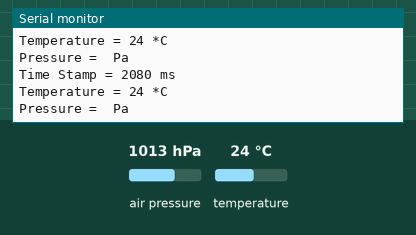
Simulated run of this sketch. Board: Arduino Uno, built with avr-gcc and run on an emulated ATmega328P. Parts: the last lines printed to the serial monitor. The test bench sets the inputs (shaded band); at power-on: temperature 24 °C, air pressure 1013 hPa.

Above: at 2.8 s.
2.9 s: temperature set to 12 °C
At 5.4 s:
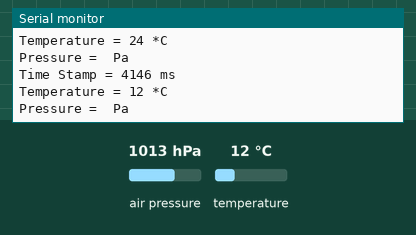
5.7 s: temperature set to 19 °C
At 7.1 s:
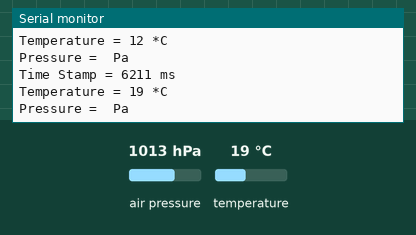
Timing chart, 0 to 8.7 s (numbered marks = the images above; inputs shaded):
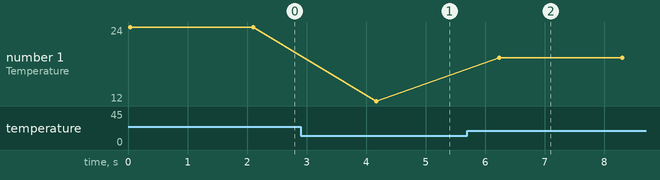

The sketch:

Teensy_BMP.ino
```cpp
#include <Wire.h>
#include <SPI.h>
#include <Adafruit_BMP280.h>

#define BMP_SCK  (13)
#define BMP_MISO (12)
#define BMP_MOSI (11)
#define BMP_CS   (10)

//Adafruit_BMP280 bmp(BMP_CS);
Adafruit_BMP280 bmp(BMP_CS, BMP_MOSI, BMP_MISO,  BMP_SCK);
uint32_t timeStartup = 0;

typedef struct bmpData {
  uint32_t timeStamp;
  int32_t raw_tFine;
  int64_t raw_p;
} bmpData_t;


void setup() {
  Serial.begin(9600);
  Serial.println(F("BMP280 Teensy test"));

  if(!bmp.begin(BMP280_ADDRESS_ALT, BMP280_CHIPID)) {
    Serial.println(F("Could not connect to BMP280 :( sadge"));

    while (1) delay(10);
  }

  bmp.setSampling(Adafruit_BMP280::MODE_NORMAL,     /* Operating Mode. */
                  Adafruit_BMP280::SAMPLING_X2,     /* Temp. oversampling */
                  Adafruit_BMP280::SAMPLING_X16,    /* Pressure oversampling */
                  Adafruit_BMP280::FILTER_X16,      /* Filtering. */
                  Adafruit_BMP280::STANDBY_MS_500); /* Standby time. */

  timeStartup = millis();
}


void loop() {
    bmpData_t thisBMPData = {(millis() - timeStartup), bmp.readTemperature(), bmp.readPressure()};

    Serial.print(F("Time Stamp = "));
    Serial.print(thisBMPData.timeStamp);
    Serial.println(" ms");

    Serial.print(F("Temperature = "));
    Serial.print(thisBMPData.raw_tFine);
    Serial.println(" *C");

    Serial.print(F("Pressure = "));
    //Serial.write(thisBMPData.raw_p);
    Serial.println(" Pa");

    Serial.println();
    Serial.flush();
    delay(2000);
}
```

Measured:
- after the input at 2.9 s, the serial monitor: prints a new line after 1.3 s (image 1)
- after the input at 5.7 s, the serial monitor: prints a new line after 0.54 s (image 2)
- plotted number 1: 24 → 12 after the input at 2.9 s, 12 → 19 after the input at 5.7 s
